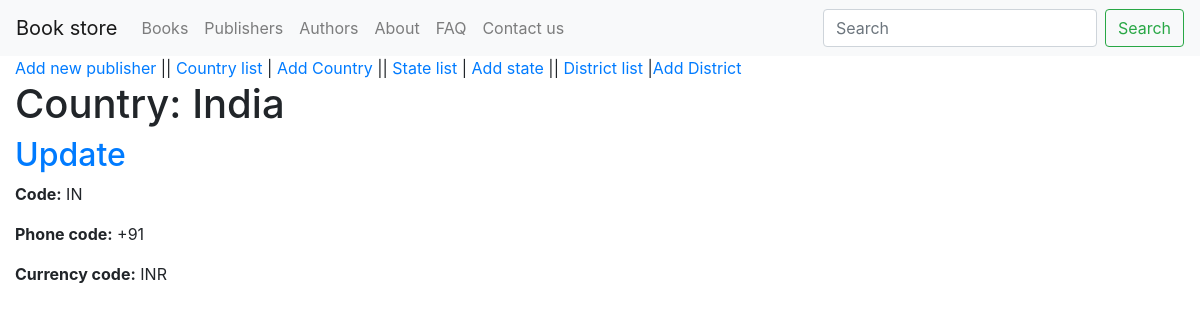
/publisher/country/detail/india/, run on the app's committed database.
### publisher/models.py (models this page shows, shortened)
class Country(models.Model):
    name = models.CharField(max_length = 100)
    code = models.CharField(max_length = 100, null=True, blank=True)
    phone_code = models.CharField(max_length = 100, null=True, blank=True)
    currency_code = models.CharField(max_length = 100, null=True, blank=True)
    currency_symbol = models.CharField(max_length = 100, null=True, blank=True)
    slug = AutoSlugField(unique = True, populate_from='name', db_index=True, editable = True, null=True, blank=True)
    class Meta:
        verbose_name = "Country"
        verbose_name_plural = "Countries"
    def get_update_url(self):
        return reverse("publisher:country_update", args=[str(self.slug)])

### publisher/views.py (the view)
# urls.py: path('country/detail/<slug:slug>/', CountryDetailView.as_view(), name = 'country_detail'),
class CountryDetailView(DetailView):
    model = Country
    context_object_name = 'country'
    template_name = 'country/country_detail.html'

### templates/country/country_detail.html
{% extends "base.html" %}
{% block content %}
<a href="{% url 'publisher:publisher_create' %}">Add new publisher</a> ||
<a href="{% url 'publisher:country_list' %}">Country list</a> |  <a href="{% url 'publisher:country_create' %}">Add Country</a> ||
<a href="{% url 'publisher:state_list' %}">State list</a>  |  <a href="{% url 'publisher:state_create' %}">Add state</a> ||
<a href="{% url 'publisher:district_list' %}">District list</a> |<a href="{% url 'publisher:district_create' %}">Add District</a> <br>
<h1>Country: {{ country.name }}</h1>
<h2><a href="{{ country.get_update_url }}">Update</a></h2>
<p><strong>Code:</strong> {{ country.code }}</p>
<p><strong>Phone code:</strong> {{ country.phone_code }}</p>
<p><strong>Currency code:</strong> {{ country.currency_code }}</p>
{% endblock %}

### data on the page
Country: name "India", code "IN", phone_code "+91", currency_code "INR"
